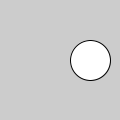
Frame 1 (no input)
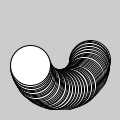
Frame 60 (the mouse pressed at the canvas centre just before this capture)
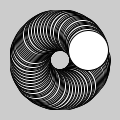
Frame 120 (the mouse held since frame 60 and released just before this capture)

The Processing sketch that drew these frames (run headless with seeded random() and noise(); from frame 60 on, the mouse is pressed at the canvas centre):

// Processing sketch: Module7_14ex
// ── Module7_14ex.pde
float angle = 0.0;
float offset = 60;
float scalar = 30;
float speed = 0.05;

void setup() {
  size (120, 120);
  smooth();
}

void draw() {
  float x = offset + cos(angle) *scalar;
  float y = offset + sin(angle) *scalar;
  ellipse (x, y, 40, 40);
  angle += speed;
}

/* notes
the scalar variable is used to determine the starting radius from the center of the 
screen that the circle is drawn around, changing it to 60 greatly increases the 
distance from the center that the circle will start at and the path it will follow

changing the offset variable to 90 causes the starting point of the origin of the 
circle's path is at
*/
